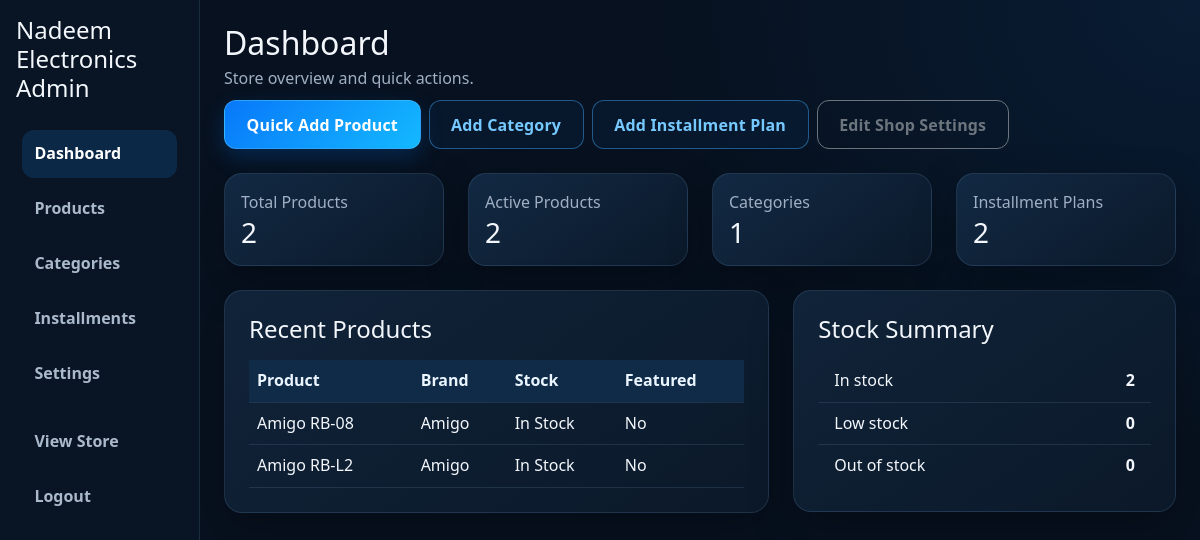
The app's page /admin/ (signed in), older data.
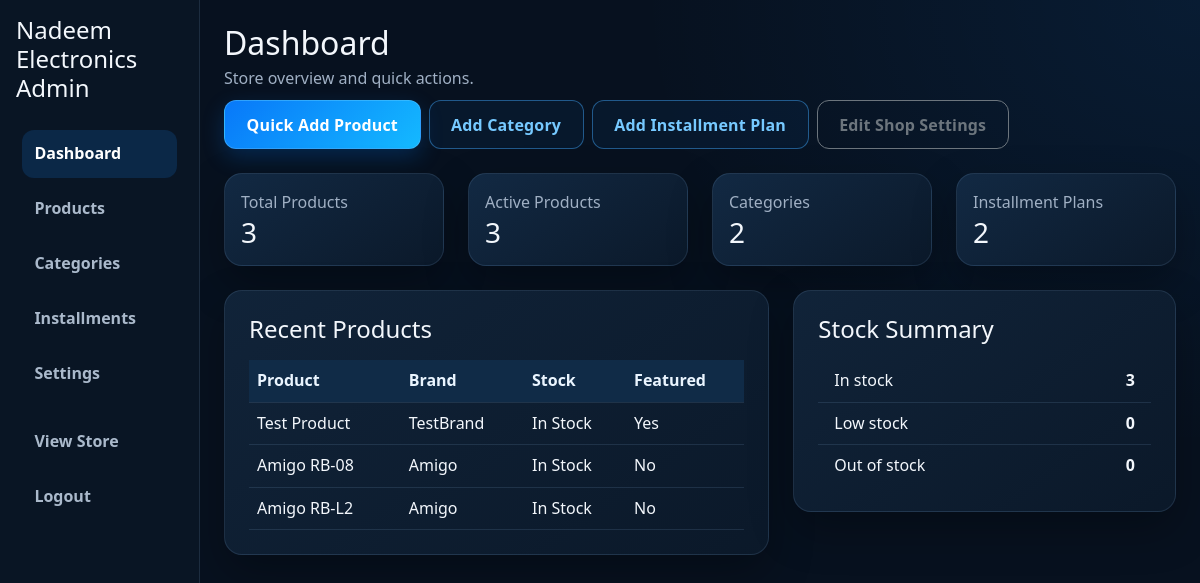
The same page, newer data.
### app/models.py (models this page shows)
class ShopSettings(db.Model):
    __tablename__ = "shop_settings"
    id = db.Column(db.Integer, primary_key=True)
    shop_name = db.Column(db.String(200), nullable=False, default="ElectroCart")
    logo = db.Column(db.String(255))
    address = db.Column(db.String(300))
    phone1 = db.Column(db.String(50))
    phone2 = db.Column(db.String(50))
    whatsapp = db.Column(db.String(50))
    email = db.Column(db.String(150))
    opening_hours = db.Column(db.String(200))
    facebook = db.Column(db.String(255))
    instagram = db.Column(db.String(255))
    google_maps = db.Column(db.String(255))
    about_shop = db.Column(db.Text)
    footer_text = db.Column(db.String(255))
    created_at = db.Column(db.DateTime, default=datetime.utcnow)
    updated_at = db.Column(db.DateTime, default=datetime.utcnow, onupdate=datetime.utcnow)

class Product(db.Model):
    __tablename__ = "product"
    id = db.Column(db.Integer, primary_key=True)
    category_id = db.Column(db.Integer, db.ForeignKey("category.id"), nullable=False)
    product_code = db.Column(db.String(80), unique=True, nullable=False)
    name = db.Column(db.String(200), nullable=False)
    brand = db.Column(db.String(120), nullable=False)
    model = db.Column(db.String(150), nullable=False)
    short_description = db.Column(db.Text)
    full_description = db.Column(db.Text)
    mrp = db.Column(db.Numeric(10, 2))
    cash_price = db.Column(db.Numeric(10, 2))
    down_payment = db.Column(db.Numeric(10, 2))
    stock_status = db.Column(db.String(80), default="In Stock")
    featured = db.Column(db.Boolean, default=False)
    is_active = db.Column(db.Boolean, default=True)
    image = db.Column(db.String(255))
    created_at = db.Column(db.DateTime, default=datetime.utcnow)
    updated_at = db.Column(db.DateTime, default=datetime.utcnow, onupdate=datetime.utcnow)
    images = db.relationship("ProductImage", backref="product", lazy=True, cascade="all, delete-orphan")
    specifications = db.relationship("ProductSpecification", backref="product", lazy=True, cascade="all, delete-orphan")
    installment_plans = db.relationship("InstallmentPlan", backref="product", lazy=True, cascade="all, delete-orphan")

### app/routes/admin.py (the view)
@admin_bp.route("/")
@login_required
def dashboard():
    total_products = Product.query.count()
    active_products = Product.query.filter_by(is_active=True).count()
    categories = Category.query.count()
    featured_products = Product.query.filter_by(featured=True).count()
    plans = InstallmentPlan.query.count()
    stock_summary = {
        "in_stock": Product.query.filter_by(stock_status="In Stock").count(),
        "low_stock": Product.query.filter(Product.stock_status.ilike("%Low%")) .count(),
        "out_of_stock": Product.query.filter(Product.stock_status.ilike("%Out%")) .count(),
    }
    recent_products = product_query().limit(6).all()
    recent_categories = category_query().limit(6).all()
    return render_template(
        "admin/dashboard.html",
        total_products=total_products,
        active_products=active_products,
        categories=categories,
        featured_products=featured_products,
        plans=plans,
        stock_summary=stock_summary,
        recent_products=recent_products,
        recent_categories=recent_categories,
    )

### app/routes/admin.py (called while the page is built)
def product_query():
    return Product.query.order_by(Product.created_at.desc())

def category_query():
    return Category.query.order_by(Category.display_order.asc(), Category.name.asc())

### app/utils.py (called while the page is built)
def whatsapp_url(settings, message):
    raw_number = settings.whatsapp if settings and settings.whatsapp else ""
    number = re.sub(r"\D", "", raw_number)
    if number.startswith("00"):
        number = number[2:]
    elif number.startswith("0") and len(number) in {10, 11}:
        number = f"92{number.lstrip('0')}"
    if not 7 <= len(number) <= 15:
        return None
    return f"https://wa.me/{number}?{urlencode({'text': message})}"

### templates/admin/dashboard.html (shortened to what this page needs)
{% extends 'admin/layout.html' %}
{% block admin_content %}
<div class="container-fluid p-4">
  <div class="d-flex justify-content-between align-items-center mb-4 flex-wrap gap-2">
    <div>
      <h2 class="mb-1">Dashboard</h2>
      <p class="text-muted mb-0">Store overview and quick actions.</p>
    </div>
    <div class="d-flex flex-wrap gap-2">
      <a href="{{ url_for('admin.add_product') }}" class="btn btn-primary">Quick Add Product</a>
      <a href="{{ url_for('admin.add_category') }}" class="btn btn-outline-primary">Add Category</a>
      <a href="{{ url_for('admin.add_installment') }}" class="btn btn-outline-primary">Add Installment Plan</a>
      <a href="{{ url_for('admin.settings') }}" class="btn btn-outline-secondary">Edit Shop Settings</a>
    </div>
  </div>
  <div class="row g-4 mb-4">
    <div class="col-md-6 col-xl-3">
      <div class="stat-box p-3">
        <div class="text-muted">Total Products</div>
        <h3 class="mb-0">{{ total_products }}</h3>
      </div>
    </div>
    <div class="col-md-6 col-xl-3">
      <div class="stat-box p-3">
        <div class="text-muted">Active Products</div>
        <h3 class="mb-0">{{ active_products }}</h3>
      </div>
    </div>
    <div class="col-md-6 col-xl-3">
      <div class="stat-box p-3">
        <div class="text-muted">Categories</div>
        <h3 class="mb-0">{{ categories }}</h3>
      </div>
    </div>
    <div class="col-md-6 col-xl-3">
      <div class="stat-box p-3">
        <div class="text-muted">Installment Plans</div>
        <h3 class="mb-0">{{ plans }}</h3>
      </div>
    </div>
  </div>
  <div class="row g-4">
    <div class="col-lg-7">
      <div class="admin-card p-4">
        <h4 class="mb-3">Recent Products</h4>
        <div class="table-responsive">
          <table class="table align-middle mb-0">
            <thead>
              <tr>
                <th>Product</th>
                <th>Brand</th>
                <th>Stock</th>
                <th>Featured</th>
              </tr>
            </thead>
            <tbody>
              {% for product in recent_products %}
              <tr>
                <td>{{ product.name }}</td>
                <td>{{ product.brand }}</td>
                <td>{{ product.stock_status }}</td>
                <td>{{ 'Yes' if product.featured else 'No' }}</td>
              </tr>
              {% else %}
              <tr><td colspan="4" class="text-center text-muted">No products available.</td></tr>
              {% endfor %}
            </tbody>
          </table>
        </div>
      </div>
    </div>
    <div class="col-lg-5">
      <div class="admin-card p-4">
        <h4 class="mb-3">Stock Summary</h4>
        <ul class="list-group list-group-flush">
          <li class="list-group-item d-flex justify-content-between"><span>In stock</span><strong>{{ stock_summary.in_stock }}</strong></li>
          <li class="list-group-item d-flex justify-content-between"><span>Low stock</span><strong>{{ stock_summary.low_stock }}</strong></li>
          <li class="list-group-item d-flex justify-content-between"><span>Out of stock</span><strong>{{ stock_summary.out_of_stock }}</strong></li>
        </ul>
      </div>
    </div>
  </div>
</div>
{% endblock %}

### templates/admin/layout.html (shortened to what this page needs)
<!doctype html>
<html lang="en">
  <head>
    <link href="https://cdn.jsdelivr.net/npm/bootstrap@5.3.3/dist/css/bootstrap.min.css" rel="stylesheet">
    <link rel="stylesheet" href="{{ url_for('static', filename='css/style.css') }}">
    <link rel="stylesheet" href="{{ url_for('static', filename='css/showroom-theme.css') }}">
  </head>
  <body>
    <div class="admin-layout">
      <div class="row g-0 h-100">
        <aside class="col-lg-2 sidebar p-3">
          <h4 class="mb-4">{{ site_settings.shop_name if site_settings and site_settings.shop_name else 'Nadeem Electronics' }} Admin</h4>
          <nav class="nav flex-column">
            <a class="nav-link {% if request.path == url_for('admin.dashboard') %}active{% endif %}" href="{{ url_for('admin.dashboard') }}">Dashboard</a>
            <a class="nav-link {% if '/products' in request.path %}active{% endif %}" href="{{ url_for('admin.products') }}">Products</a>
            <a class="nav-link {% if '/categories' in request.path %}active{% endif %}" href="{{ url_for('admin.categories') }}">Categories</a>
            <a class="nav-link {% if '/installments' in request.path %}active{% endif %}" href="{{ url_for('admin.installments') }}">Installments</a>
            <a class="nav-link {% if '/settings' in request.path %}active{% endif %}" href="{{ url_for('admin.settings') }}">Settings</a>
            <a class="nav-link mt-3" href="{{ url_for('public.index') }}" target="_blank">View Store</a>
            <a class="nav-link" href="{{ url_for('admin.logout') }}">Logout</a>
          </nav>
        </aside>
        <div class="col-lg-10 admin-content">
          {% block admin_content %}{% endblock %}
        </div>
      </div>
    </div>
  </body>
</html>

### static/css/style.css (style rules this page uses)
:root { --primary: #0f6dff; --primary-strong: #0a4ec4; --primary-soft: #edf5ff; --primary-deep: #091a35; --sky: #8fd8ff; --text: #112136; --muted: #64748b; --border: rgba(15, 109, 255, 0.12); --surface: #ffffff; --surface-soft: #f4f9ff; --success: #1fb56d; --warning: #f7b32b; --danger: #e13d5d; --shadow-soft: 0 18px 40px rgba(11, 42, 89, 0.08); --shadow-strong: 0 24px 56px rgba(9, 43, 89, 0.17); --radius-lg: 24px; --radius-md: 18px; --radius-sm: 12px; }
html { scroll-behavior: smooth; }
body { font-family: "Segoe UI", Arial, sans-serif; background: radial-gradient(circle at top left, rgba(143, 216, 255, 0.32), transparent 28%), linear-gradient(180deg, #f6fbff 0%, #eef6ff 100%); color: var(--text); line-height: 1.6; }
a { text-decoration: none; }
.btn { border-radius: 999px; padding: 0.72rem 1.35rem; font-weight: 700; letter-spacing: 0.01em; transition: transform 0.2s ease, box-shadow 0.2s ease; }
.btn-primary { background: linear-gradient(135deg, var(--primary), #2794ff); border: none; color: white; box-shadow: 0 16px 25px rgba(15, 109, 255, 0.25); }
.btn-outline-primary { color: var(--primary-strong); border-color: rgba(15, 109, 255, 0.25); background: white; }
.category-card, .product-card, .feature-card, .admin-card, .info-box, .stat-box { border: 1px solid var(--border); border-radius: var(--radius-md); background: rgba(255,255,255,0.92); box-shadow: var(--shadow-soft); transition: transform 0.2s ease, box-shadow 0.2s ease; }
.stat-box { background: linear-gradient(135deg, #edf6ff, #ffffff); padding: 1.2rem 1.15rem; }
.admin-layout { min-height: 100vh; }
.sidebar { background: linear-gradient(180deg, #0b1f3d, #0a1634); color: white; min-height: 100vh; border-right: 1px solid rgba(255,255,255,0.08); }
.sidebar .nav-link { color: rgba(255,255,255,0.78); font-weight: 600; border-radius: 12px; margin: 0.2rem 0.35rem; transition: 0.2s ease; }
.sidebar .nav-link:hover, .sidebar .nav-link.active { background: rgba(255,255,255,0.08); color: white; }
.admin-content { background: #f5f9ff; }
.admin-card { background: rgba(255,255,255,0.96); border-radius: var(--radius-md); box-shadow: var(--shadow-soft); }

Row changes from the older to the newer data that the page shows:
added Product: name "Test Product", brand "TestBrand", stock_status "In Stock", featured "Yes"
Text that changed along with them:
{{ total_products }}: "2" → "3"
{{ active_products }}: "2" → "3"
{{ categories }}: "1" → "2"
{{ stock_summary.in_stock }}: "2" → "3"
